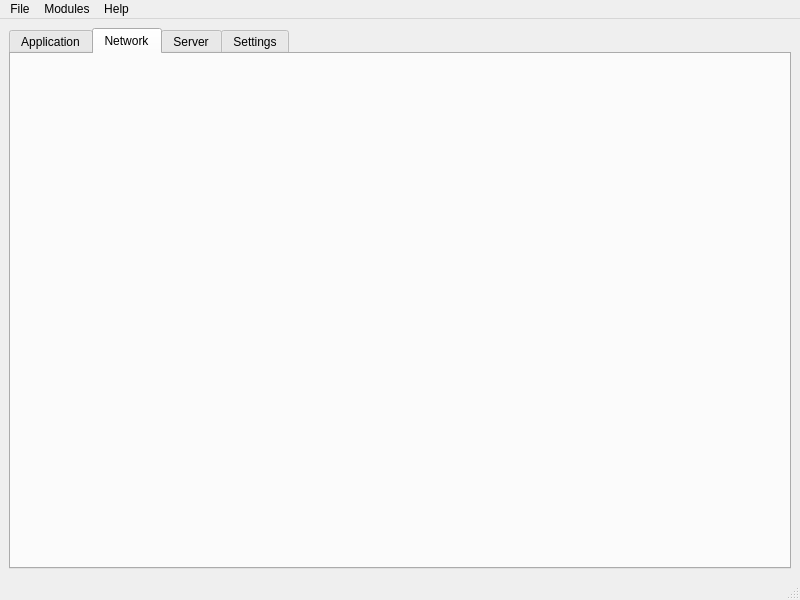
<?xml version="1.0" encoding="UTF-8"?>
<ui version="4.0">
 <class>MainView</class>
 <widget class="QMainWindow" name="MainView">
  <property name="geometry">
   <rect>
    <x>0</x>
    <y>0</y>
    <width>800</width>
    <height>600</height>
   </rect>
  </property>
  <property name="windowTitle">
   <string>Glade Test Suite</string>
  </property>
  <widget class="QWidget" name="centralwidget">
   <layout class="QVBoxLayout" name="verticalLayout">
    <item>
     <widget class="QTabWidget" name="tabMainView">
      <property name="currentIndex">
       <number>1</number>
      </property>
      <widget class="QWidget" name="tabApplication">
       <attribute name="title">
        <string>Application</string>
       </attribute>
       <layout class="QVBoxLayout" name="verticalLayout_3">
        <item>
         <layout class="QVBoxLayout" name="loApplicationTab"/>
        </item>
       </layout>
      </widget>
      <widget class="QWidget" name="tabNetwork">
       <attribute name="title">
        <string>Network</string>
       </attribute>
       <layout class="QVBoxLayout" name="verticalLayout_4">
        <item>
         <layout class="QVBoxLayout" name="loNetworkTab"/>
        </item>
       </layout>
      </widget>
      <widget class="QWidget" name="tabServer">
       <attribute name="title">
        <string>Server</string>
       </attribute>
       <layout class="QVBoxLayout" name="verticalLayout_5">
        <item>
         <layout class="QVBoxLayout" name="loServerTab"/>
        </item>
       </layout>
      </widget>
      <widget class="QWidget" name="tabSettings">
       <attribute name="title">
        <string>Settings</string>
       </attribute>
       <layout class="QVBoxLayout" name="verticalLayout_6">
        <item>
         <layout class="QVBoxLayout" name="loSettingsTab"/>
        </item>
       </layout>
      </widget>
     </widget>
    </item>
   </layout>
  </widget>
  <widget class="QMenuBar" name="menubar">
   <property name="geometry">
    <rect>
     <x>0</x>
     <y>0</y>
     <width>800</width>
     <height>20</height>
    </rect>
   </property>
   <widget class="QMenu" name="menuFile">
    <property name="title">
     <string>File</string>
    </property>
    <addaction name="actionE_xit"/>
   </widget>
   <widget class="QMenu" name="menuModules">
    <property name="title">
     <string>Modules</string>
    </property>
    <widget class="QMenu" name="menuNetwork">
     <property name="title">
      <string>Network</string>
     </property>
     <addaction name="actionScanner"/>
    </widget>
    <addaction name="actionApplication"/>
    <addaction name="menuNetwork"/>
    <addaction name="actionServer"/>
   </widget>
   <widget class="QMenu" name="menuHelp">
    <property name="title">
     <string>Help</string>
    </property>
    <addaction name="actionGuide"/>
    <addaction name="separator"/>
    <addaction name="actionAbout"/>
   </widget>
   <addaction name="menuFile"/>
   <addaction name="menuModules"/>
   <addaction name="menuHelp"/>
  </widget>
  <widget class="QStatusBar" name="statusbar"/>
  <action name="actionE_xit">
   <property name="text">
    <string>E&amp;xit</string>
   </property>
  </action>
  <action name="actionApplication">
   <property name="text">
    <string>Application</string>
   </property>
  </action>
  <action name="actionServer">
   <property name="text">
    <string>Server</string>
   </property>
  </action>
  <action name="actionScanner">
   <property name="text">
    <string>Scanner</string>
   </property>
  </action>
  <action name="actionGuide">
   <property name="text">
    <string>Guide</string>
   </property>
  </action>
  <action name="actionAbout">
   <property name="text">
    <string>About</string>
   </property>
  </action>
 </widget>
 <resources/>
 <connections/>
</ui>
